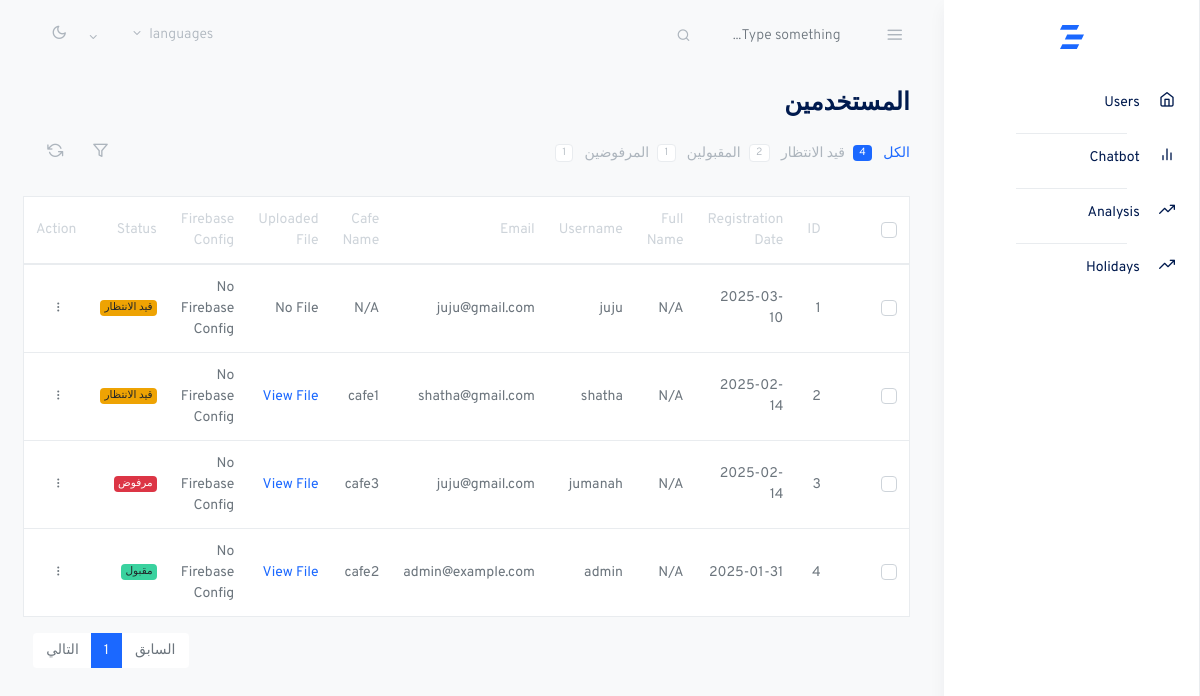
The page /ar/admins/users/ (signed in) on the database as committed earlier.
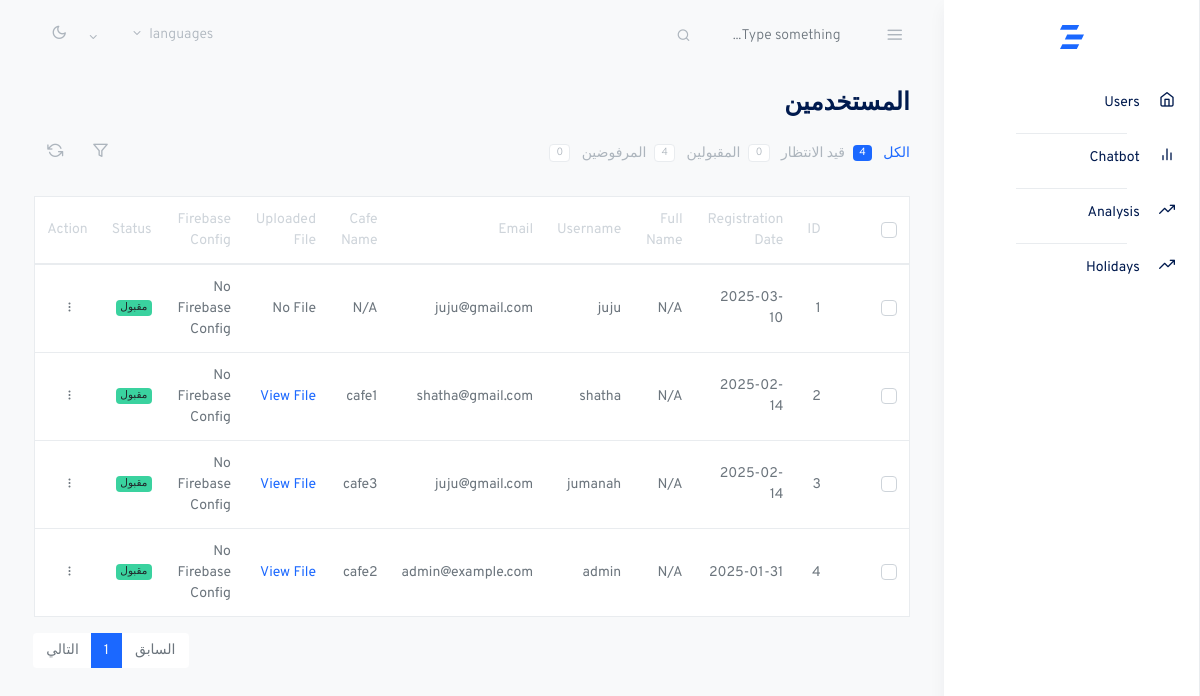
The same page on the database as committed later.
### authentication_app/models.py (models this page shows, shortened)
class UserProfile(models.Model):
    PENDING = 0
    ACCEPTED = 1
    DENIED = 2
    STATUS_CHOICES = [
        (PENDING, 'Pending'),
        (ACCEPTED, 'Accepted'),
        (DENIED, 'Denied'),
    ]
    user = models.OneToOneField(User, on_delete=models.CASCADE)  # Links to User model
    cafe_name = models.CharField(max_length=255, blank=True, null=True)  # Cafe name
    data_file = models.FileField(upload_to='static/uploads/', blank=True, null=True)  # Upload CSV or any file
    firebase_config = models.URLField(blank=True, null=True)  # Firebase Config link
    thread_id = models.CharField(max_length=255, blank=True, null=True)
    status = models.IntegerField(choices=STATUS_CHOICES, default=PENDING)  # Default to pending
    location = models.CharField(max_length=255, default='Filler' )
    area = models.ForeignKey(Area, on_delete=models.CASCADE)
    city = models.ForeignKey(City, on_delete=models.CASCADE)
    social_media_link = models.URLField(blank=True, null=True)
    cafe_description = models.TextField(blank=True, null=True)
    cafe_logo = models.ImageField(upload_to='static/logos/', blank=True, null=True)

### authentication_app/decorators.py (the view, shortened to what this page needs)
        def wrapper_func(request, *args, **kwargs):
            user_profile = getattr(request.user, 'userprofile', None)
            if request.user.groups.exists():
                user_group = request.user.groups.all()[0].name
                if user_group in allowed_roles:
                    return view_func(request, *args, **kwargs)
            return redirect('login_page')  # Redirect non-logged-in users to login

### templates/admins/users.html (shortened to what the changed rows need)
{% extends "admins/base.html" %}
{% block content %}
<main role="main" class="main-content">
  <div class="container-fluid">
    <div class="row justify-content-center">
      <div class="col-12">
        <h2 class="h3 mb-3 page-title">المستخدمين</h2>
        <div class="row mb-4 items-align-center">
          <div class="col-md">
            <ul class="nav nav-pills justify-content-start">
              <li class="nav-item">
                <a class="nav-link {% if request.GET.status == '0' %}active text-primary{% else %}text-muted{% endif %} bg-transparent pr-2 pl-0"href="{% url 'admins.users' %}?status=0">
                  قيد الانتظار <span class="badge badge-pill {% if request.GET.status == '0' %} bg-primary  text-white{% else %} bg-white border text-muted{% endif %}  ml-2">{{ pending_count }}</span>
                </a>
              </li>
              <li class="nav-item">
                <a class="nav-link {% if request.GET.status == '1' %}active text-primary{% else %}text-muted{% endif %}  bg-transparent pr-2 pl-0" href="{% url 'admins.users' %}?status=1">
                  المقبولين <span class="badge badge-pill {% if request.GET.status == '1' %} bg-primary  text-white{% else %} bg-white border text-muted{% endif %} ml-2">{{ accepted_count }}</span>
                </a>
              </li>
              <li class="nav-item">
                <a class="nav-link {% if request.GET.status == '2' %}active text-primary{% else %}text-muted{% endif %}  bg-transparent pr-2 pl-0" href="{% url 'admins.users' %}?status=2">
                  المرفوضين <span class="badge badge-pill {% if request.GET.status == '2' %} bg-primary  text-white{% else %} bg-white border text-muted{% endif %} ml-2">{{ denied_count }}</span>
                </a>
              </li>
            </ul>
          </div>
        </div>
        <table class="table border table-hover bg-white">
          <thead>
            <tr role="row">
              <th>
                <div class="custom-control custom-checkbox">
                </div>
              </th>
              <th>ID</th>
              <th>Registration Date</th>
              <th>Full Name</th>
              <th>Username</th>
              <th>Email</th>
              <th>Cafe Name</th>
              <th>Uploaded File</th>
              <th>Firebase Config</th>
              <th>Status</th>
              <th>Action</th>
            </tr>
          </thead>
          <tbody>
            {% for profile in profiles %}
            <tr>
              <td class="align-center">
                <div class="custom-control custom-checkbox">
                </div>
              </td>
              <td>{{ forloop.counter }}</td>
              <td>{{ profile.user.date_joined|date:"Y-m-d" }}</td>
              <td>{{ profile.user.get_full_name|default:"N/A" }}</td>
              <td>{{ profile.user.username }}</td>
              <td>{{ profile.user.email }}</td>
              <td>{{ profile.cafe_name|default:"N/A" }}</td>
              <td>
                {% if profile.data_file %}
                  <a href="{{ profile.data_file.url }}" target="_blank">View File</a>
                {% else %}
                  No File
                {% endif %}
              </td>
              <td>
                {% if profile.firebase_config %}
                  <a href="{{ profile.firebase_config }}" target="_blank">Firebase Link</a>
                {% else %}
                  No Firebase Config
                {% endif %}
              </td>
              <td>
                <span class="{{ profile.status_class }}">{{ profile.status_text }}</span>
              </td>
              <td>
                <div class="dropdown">
                  <button class="btn btn-sm dropdown-toggle more-vertical" type="button" data-toggle="dropdown" aria-haspopup="true" aria-expanded="false">
                  </button>
                </div>
              </td>
            </tr>
          {% endfor %}
          </tbody>
        </table>
      </div>
    </div>
  </div>
</main>
{% endblock %}

Rows that differ between the two databases and show on the page:
changed UserProfile "juju": status_text "قيد الانتظار" → "مقبول"
changed UserProfile "cafe1": status_text "قيد الانتظار" → "مقبول"
changed UserProfile "cafe3": status_text "مرفوض" → "مقبول"
Other text that changed with them:
{{ pending_count }}: "2" → "0"
{{ accepted_count }}: "1" → "4"
{{ denied_count }}: "1" → "0"
